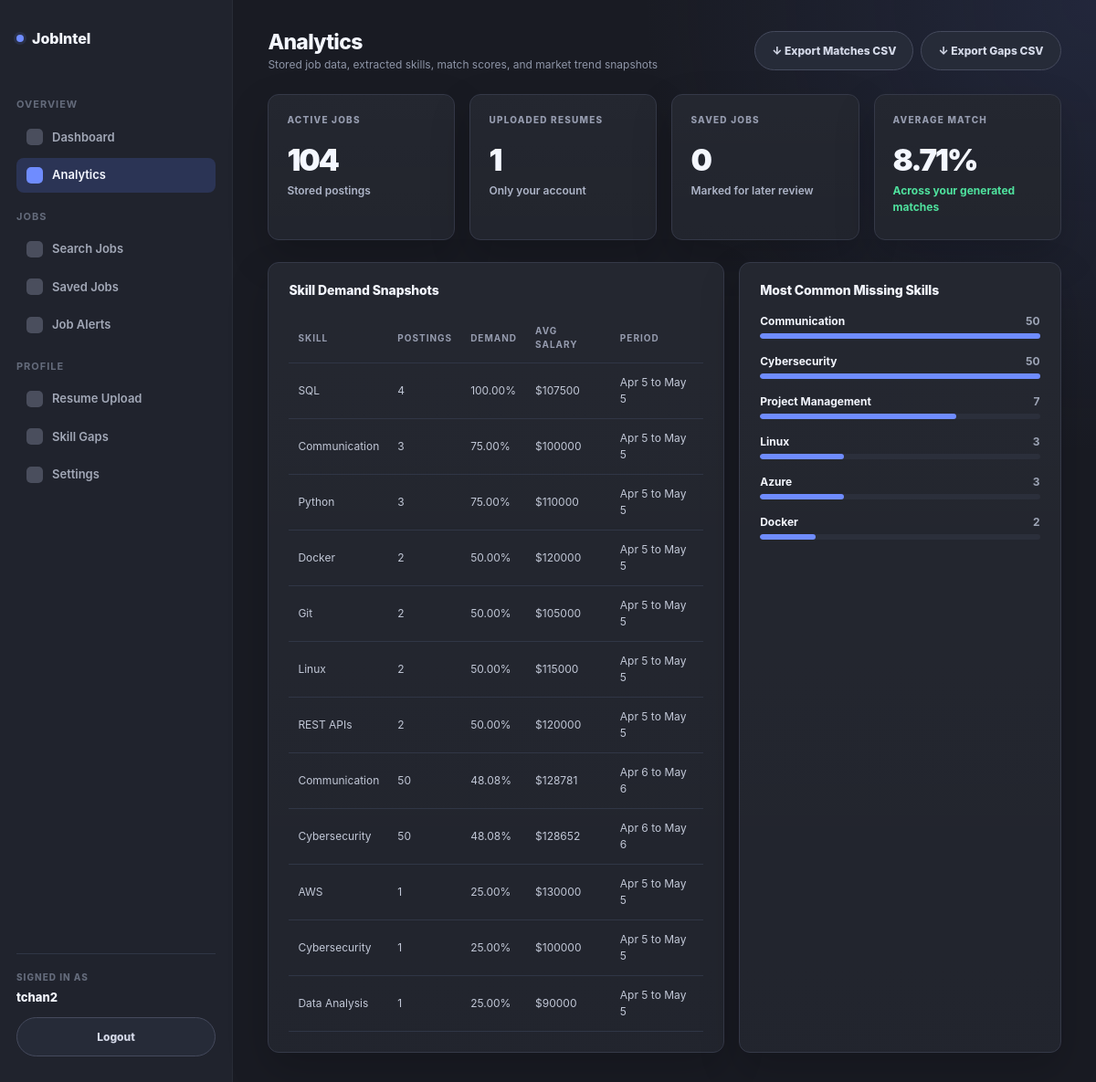
The app's page /analytics/ (signed in) with its own data.
### resume_fixer/models.py (models this page shows, shortened)
class TimeStampedModel(models.Model):
    created_at = models.DateTimeField(auto_now_add=True)
    updated_at = models.DateTimeField(auto_now=True)
    class Meta:
        abstract = True

class SkillTrendSnapshot(TimeStampedModel):
    skill = models.ForeignKey(Skill, on_delete=models.CASCADE, related_name='trend_snapshots')
    role_title = models.CharField(max_length=150, blank=True)
    location = models.CharField(max_length=150, blank=True)
    posting_count = models.PositiveIntegerField(default=0)
    demand_percentage = models.DecimalField(max_digits=5, decimal_places=2, default=0)
    average_salary = models.PositiveIntegerField(null=True, blank=True)
    period_start = models.DateField()
    period_end = models.DateField()
    class Meta:
        ordering = ['-period_end', 'skill__normalized_name']
        indexes = [
            models.Index(fields=['role_title']),
            models.Index(fields=['location']),
            models.Index(fields=['period_start', 'period_end']),
        ]

class Skill(TimeStampedModel):
    class Category(models.TextChoices):
        LANGUAGE = 'language', 'Programming Language'
        FRAMEWORK = 'framework', 'Framework'
        DATABASE = 'database', 'Database'
        CLOUD = 'cloud', 'Cloud'
        TOOL = 'tool', 'Tool'
        SOFT_SKILL = 'soft_skill', 'Soft Skill'
        CERTIFICATION = 'certification', 'Certification'
        OTHER = 'other', 'Other'
    name = models.CharField(max_length=100, unique=True)
    normalized_name = models.CharField(max_length=100, unique=True)
    category = models.CharField(max_length=25, choices=Category.choices, default=Category.OTHER)
    class Meta:
        ordering = ['normalized_name']

### resume_fixer/views.py (the view)
# urls.py: path('analytics/', views.analytics, name='analytics'),
@login_required(login_url='login')
def analytics(request):
    seed_reference_data()
    ensure_external_job_sources()
    refresh_trend_snapshots()
    user = get_working_user(request)
    trend_rows = SkillTrendSnapshot.objects.select_related('skill').order_by('-demand_percentage', 'skill__normalized_name')[:12]
    match_average = ResumeJobMatch.objects.filter(user=user).aggregate(value=Avg('match_score'))['value']
    resume_count = Resume.objects.filter(user=user).count()
    saved_count = SavedJob.objects.filter(user=user).count()
    job_count = JobPosting.objects.filter(is_active=True).count()
    missing_rows = common_missing_skills(user, 10)
    return render(request, 'resume_fixer/analytics.html', {
        'page_key': 'analytics',
        'page_title': 'Analytics',
        'page_subtitle': 'Stored job data, extracted skills, match scores, and market trend snapshots',
        'trend_rows': trend_rows,
        'missing_rows': missing_rows,
        'metrics': [
            {'label': 'Active Jobs', 'value': job_count, 'change': 'Stored postings', 'direction': 'neutral'},
            {'label': 'Uploaded Resumes', 'value': resume_count, 'change': 'Only your account', 'direction': 'neutral'},
            {'label': 'Saved Jobs', 'value': saved_count, 'change': 'Marked for later review', 'direction': 'neutral'},
            {'label': 'Average Match', 'value': f'{match_average:.2f}%' if match_average is not None else 'N/A', 'change': 'Across your generated matches', 'direction': 'up' if match_average else 'neutral'},
        ],
    })

### resume_fixer/services.py (called while the page is built, shortened)
def normalize_name(value):
    return re.sub(r'\s+', ' ', value.strip().lower())

def slugify_skill(value):
    value = normalize_name(value)
    value = re.sub(r'[^a-z0-9]+', '-', value)
    return value.strip('-') or 'skill'

def get_working_user(request):
    return request.user

def seed_reference_data():
    for name, category, aliases in SKILL_DEFINITIONS:
        Skill.objects.get_or_create(
            normalized_name=normalize_name(name),
            defaults={'name': name, 'category': category},
        )
    if JobPosting.objects.exists():
        return

def ensure_external_job_sources():
    global _USAJOBS_FETCH_ATTEMPTED, _ADZUNA_FETCH_ATTEMPTED
    needs_usajobs = not JobPosting.objects.filter(source_name='USAJOBS', is_active=True).exists()
    needs_adzuna = not JobPosting.objects.filter(source_name='Adzuna', is_active=True).exists()
    if not needs_usajobs and not needs_adzuna:
        return {'usajobs_count': 0, 'adzuna_count': 0}

def top_skill_rows(limit=8):
    total_jobs = JobPosting.objects.filter(is_active=True).count()
    counts = (
        JobSkill.objects
        .filter(job_posting__is_active=True)
        .values('skill__id', 'skill__name', 'skill__normalized_name')
        .annotate(posting_count=Count('job_posting', distinct=True))
        .order_by('-posting_count', 'skill__normalized_name')[:limit]
    )
    rows = []
    for item in counts:
        count = item['posting_count']
        percent = 0 if total_jobs == 0 else round(count / total_jobs * 100)
        rows.append({
            'id': item['skill__id'],
            'name': item['skill__name'],
            'score': percent,
            'slug': slugify_skill(item['skill__name']),
            'count': count,
        })
    return rows

def common_missing_skills(user, limit=8):
    names = []
    for match in ResumeJobMatch.objects.filter(user=user):
        names.extend(match.missing_skills or [])
    counts = Counter(names)
    return [{'name': name, 'count': count} for name, count in counts.most_common(limit)]

### templates/resume_fixer/analytics.html
{% extends 'resume_fixer/base.html' %}
{% block content %}
<div class="top-row d-flex flex-wrap align-items-start justify-content-between gap-3 mb-4">
    <div>
        <h1 class="page-title mb-1">{{ page_title }}</h1>
        <p class="page-subtitle mb-0">{{ page_subtitle }}</p>
    </div>
    <div class="d-flex flex-wrap gap-2">
        <a class="logout-button text-decoration-none" href="{% url 'export_matches_csv' %}">↓ Export Matches CSV</a>
        <a class="logout-button text-decoration-none" href="{% url 'export_skill_gaps_csv' %}">↓ Export Gaps CSV</a>
    </div>
</div>
<div class="row g-3 mb-4">
    {% for metric in metrics %}
    <div class="col-12 col-md-6 col-xl-3">
        <div class="metric-card h-100">
            <div class="metric-label">{{ metric.label }}</div>
            <div class="metric-value">{{ metric.value }}</div>
            <div class="metric-change {{ metric.direction }}">{{ metric.change }}</div>
        </div>
    </div>
    {% endfor %}
</div>
<div class="row g-3 align-items-stretch">
    <div class="col-12 col-xl-7">
        <section class="panel h-100">
            <div class="panel-heading mb-3">
                <h2 class="panel-title mb-0">Skill Demand Snapshots</h2>
            </div>
            <div class="analytics-table-wrap">
                <table class="app-table">
                    <thead>
                    <tr>
                        <th>Skill</th>
                        <th>Postings</th>
                        <th>Demand</th>
                        <th>Avg Salary</th>
                        <th>Period</th>
                    </tr>
                    </thead>
                    <tbody>
                    {% for row in trend_rows %}
                    <tr>
                        <td>{{ row.skill.name }}</td>
                        <td>{{ row.posting_count }}</td>
                        <td>{{ row.demand_percentage }}%</td>
                        <td>{% if row.average_salary %}${{ row.average_salary }}{% else %}N/A{% endif %}</td>
                        <td>{{ row.period_start|date:'M j' }} to {{ row.period_end|date:'M j' }}</td>
                    </tr>
                    {% empty %}
                    <tr><td colspan="5">No trend snapshots exist yet.</td></tr>
                    {% endfor %}
                    </tbody>
                </table>
            </div>
        </section>
    </div>
    <div class="col-12 col-xl-5">
        <section class="panel h-100">
            <div class="panel-heading mb-3">
                <h2 class="panel-title mb-0">Most Common Missing Skills</h2>
            </div>
            <div class="skill-list d-flex flex-column gap-3">
                {% for row in missing_rows %}
                <div class="skill-row">
                    <div class="d-flex justify-content-between align-items-center mb-1">
                        <span class="skill-name">{{ row.name }}</span>
                        <span class="skill-score">{{ row.count }}</span>
                    </div>
                    <div class="skill-track">
                        <div class="skill-bar" style="width: {% widthratio row.count 10 100 %}%;"></div>
                    </div>
                </div>
                {% empty %}
                <div class="empty-state">No missing skill data yet. Upload a resume and add jobs to generate gaps.</div>
                {% endfor %}
            </div>
        </section>
    </div>
</div>
{% endblock %}

### templates/resume_fixer/base.html (shortened to what this page needs)
{% load static %}
<!doctype html>
<html lang="en">
<head>
    <link href="https://cdn.jsdelivr.net/npm/bootstrap@5.3.3/dist/css/bootstrap.min.css" rel="stylesheet">
    <link href="{% static 'resume_fixer/css/jobintel.css' %}" rel="stylesheet">
</head>
<body>
<div class="app-shell d-flex">
    <aside class="sidebar d-flex flex-column">
        <a class="brand text-decoration-none" href="{% url 'dashboard' %}">
            <span class="brand-mark"></span>
            <span>JobIntel</span>
        </a>
        <div class="nav-section-label">Overview</div>
        <nav class="nav flex-column gap-1">
            <a class="side-link {% if page_key == 'dashboard' %}active{% endif %}" href="{% url 'dashboard' %}"><span class="side-icon"></span><span>Dashboard</span></a>
            <a class="side-link {% if page_key == 'analytics' %}active{% endif %}" href="{% url 'analytics' %}"><span class="side-icon"></span><span>Analytics</span></a>
        </nav>
        <div class="nav-section-label">Jobs</div>
        <nav class="nav flex-column gap-1">
            <a class="side-link {% if page_key == 'search_jobs' %}active{% endif %}" href="{% url 'search_jobs' %}"><span class="side-icon"></span><span>Search Jobs</span></a>
            <a class="side-link {% if page_key == 'saved_jobs' %}active{% endif %}" href="{% url 'saved_jobs' %}"><span class="side-icon"></span><span>Saved Jobs</span></a>
            <a class="side-link {% if page_key == 'job_alerts' %}active{% endif %}" href="{% url 'job_alerts' %}"><span class="side-icon"></span><span>Job Alerts</span></a>
        </nav>
        <div class="nav-section-label">Profile</div>
        <nav class="nav flex-column gap-1">
            <a class="side-link {% if page_key == 'resume' %}active{% endif %}" href="{% url 'resume' %}"><span class="side-icon"></span><span>Resume Upload</span></a>
            <a class="side-link {% if page_key == 'skill_gaps' %}active{% endif %}" href="{% url 'skill_gaps' %}"><span class="side-icon"></span><span>Skill Gaps</span></a>
            <a class="side-link {% if page_key == 'settings' %}active{% endif %}" href="{% url 'settings' %}"><span class="side-icon"></span><span>Settings</span></a>
        </nav>
        <div class="sidebar-account mt-auto">
            <div class="account-label">Signed in as</div>
            <div class="account-name">{{ request.user.username }}</div>
            <form method="post" action="{% url 'logout' %}">
                <button class="logout-button sidebar-logout" type="submit">Logout</button>
            </form>
        </div>
    </aside>
    <main class="content flex-grow-1">
        {% block content %}{% endblock %}
    </main>
</div>
</body>
</html>

### records on screen
SkillTrendSnapshot: skill.name "SQL", posting_count "4", demand_percentage "100.00", average_salary "107500", period_start "Apr 5", period_end "May 5"
SkillTrendSnapshot: skill.name "Communication", posting_count "3", demand_percentage "75.00", average_salary "100000", period_start "Apr 5", period_end "May 5"
SkillTrendSnapshot: skill.name "Python", posting_count "3", demand_percentage "75.00", average_salary "110000", period_start "Apr 5", period_end "May 5"
SkillTrendSnapshot: skill.name "Docker", posting_count "2", demand_percentage "50.00", average_salary "120000", period_start "Apr 5", period_end "May 5"
SkillTrendSnapshot: skill.name "Git", posting_count "2", demand_percentage "50.00", average_salary "105000", period_start "Apr 5", period_end "May 5"
SkillTrendSnapshot: skill.name "Linux", posting_count "2", demand_percentage "50.00", average_salary "115000", period_start "Apr 5", period_end "May 5"
SkillTrendSnapshot: skill.name "REST APIs", posting_count "2", demand_percentage "50.00", average_salary "120000", period_start "Apr 5", period_end "May 5"
SkillTrendSnapshot: skill.name "Communication", posting_count "50", demand_percentage "48.08", average_salary "128781", period_start "Apr 6", period_end "May 6"
SkillTrendSnapshot: skill.name "Cybersecurity", posting_count "50", demand_percentage "48.08", average_salary "128652", period_start "Apr 6", period_end "May 6"
SkillTrendSnapshot: skill.name "AWS", posting_count "1", demand_percentage "25.00", average_salary "130000", period_start "Apr 5", period_end "May 5"
SkillTrendSnapshot: skill.name "Cybersecurity", posting_count "1", demand_percentage "25.00", average_salary "100000", period_start "Apr 5", period_end "May 5"
SkillTrendSnapshot: skill.name "Data Analysis", posting_count "1", demand_percentage "25.00", average_salary "90000", period_start "Apr 5", period_end "May 5"

### other values on screen
{{ request.user.username }} "tchan2"
{{ page_title }} "Analytics"
{{ page_subtitle }} "Stored job data, extracted skills, match scores, and market trend snapshots"
{{ metric.label }} "ACTIVE JOBS" "UPLOADED RESUMES" "SAVED JOBS" "AVERAGE MATCH"
{{ metric.value }} "104" "1" "0" "8.71%"
{{ metric.change }} "Stored postings" "Only your account" "Marked for later review" "Across your generated matches"
{{ row.name }} "Communication" "Cybersecurity" "Project Management" "Linux" "Azure" "Docker"
{{ row.count }} "50" "50" "7" "3" "3" "2"
